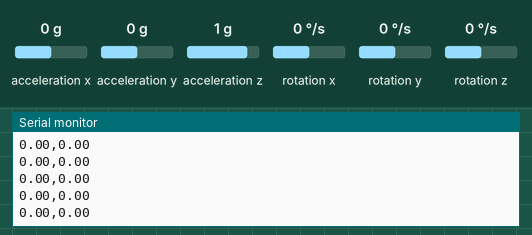
This sketch was run on a simulated ESP32. Parts: the last lines printed to the serial monitor. The test bench sets the inputs (shaded band); at power-on: acceleration x 0 g, acceleration y 0 g, acceleration z 1 g, rotation x 0 °/s, rotation y 0 °/s, rotation z 0 °/s.

Above: at 3.2 s.
3.3 s: acceleration x set to -1.4 g
At 3.36 s:
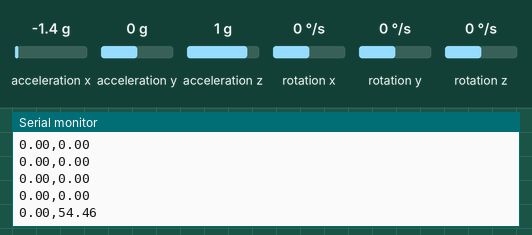
4.8 s: acceleration y set to -1.4 g
At 4.81 s:
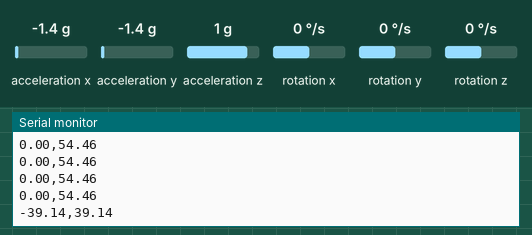
6.3 s: acceleration z set to -1.4 g
At 6.32 s:
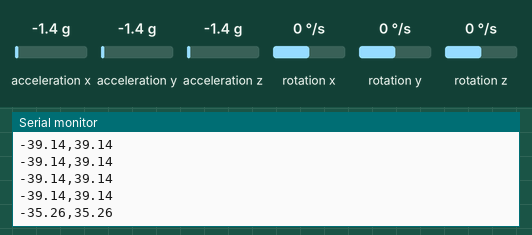
Timing chart, 0 to 9.3 s (numbered marks = the images above; inputs shaded):
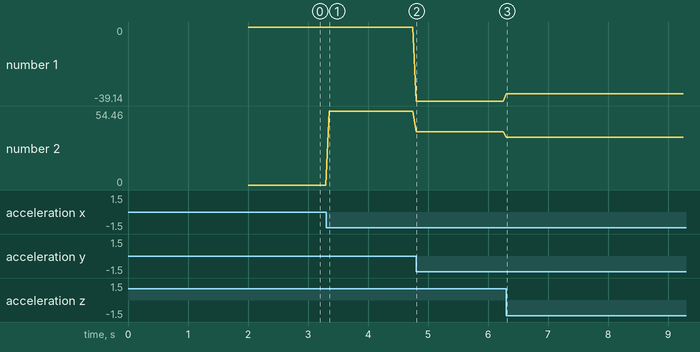

The sketch:

mpu6050.ino
```cpp
#include "Wire.h"
#include <MPU6050_light.h>

MPU6050 mpu(Wire);
unsigned long timer = 0;

void setup() {
  // Haberleşme hızını yüksek tutuyoruz ki gecikme (latency) olmasın
  Serial.begin(115200);

  // ESP32 için varsayılan I2C pinlerini (SDA:21, SCL:22) başlatır
  Wire.begin();

  byte status = mpu.begin();
  Serial.print(F("MPU6050 Durumu: "));
  Serial.println(status);

  // Eğer bağlantıda hata varsa (kablo temassızlığı vb.) kodu burada durdur
  while(status != 0){
      Serial.println(F("Sensör bulunamadı, kabloları kontrol edin!"));
      delay(1000);
  }

  Serial.println(F("Kalibrasyon yapılıyor, lütfen sensörü MASADA SABİT TUTUN..."));
  delay(1000);

  // Bu fonksiyon sensörün o anki konumunu "0 derece (düz)" olarak kabul eder
  mpu.calcOffsets();
  Serial.println(F("Kalibrasyon tamamlandı!\n"));
}

void loop() {
  // Tamamlayıcı filtreyi çalıştırıp açıları hesaplar
  mpu.update();

  // ROS 2'ye saniyede 20 defa (50 milisaniyede bir) veri gönderiyoruz
  if((millis() - timer) > 50){

    // Veriyi virgülle ayrılmış "X_Acisi,Y_Acisi" formatında gönderiyoruz
    // Örnek çıktı: 12.45,-4.32
    Serial.print(mpu.getAngleX());
    Serial.print(",");
    Serial.println(mpu.getAngleY());

    timer = millis();
  }
}
```

Measured:
- after the input at 3.3 s, the serial monitor: prints a new line after 0.05 s (image 1)
- after the input at 4.8 s, the serial monitor: prints a new line at once (image 2)
- after the input at 6.3 s, the serial monitor: prints a new line at once (image 3)
- plotted number 1: 0 → -39.14 after the input at 4.8 s, -39.14 → -35.26 after the input at 6.3 s
- plotted number 2: 0 → 54.46 after the input at 3.3 s, 54.46 → 39.14 after the input at 4.8 s, 39.14 → 35.26 after the input at 6.3 s
